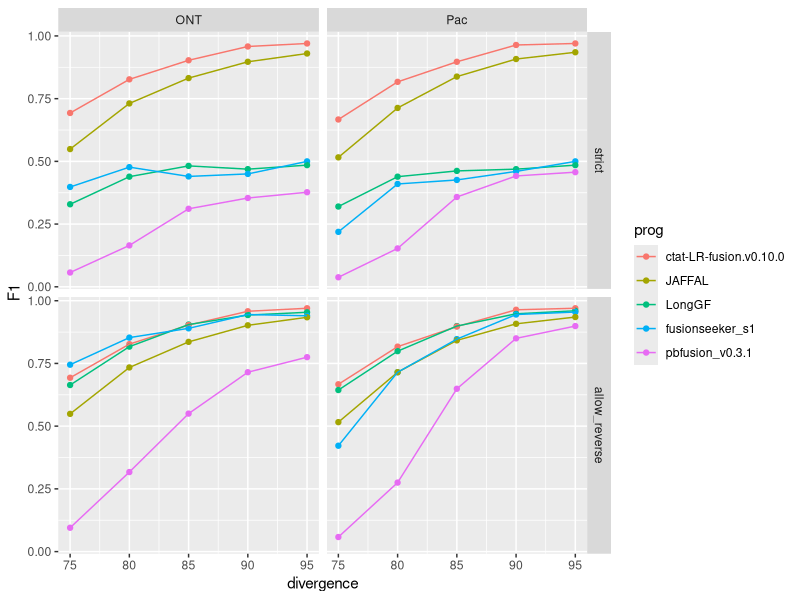
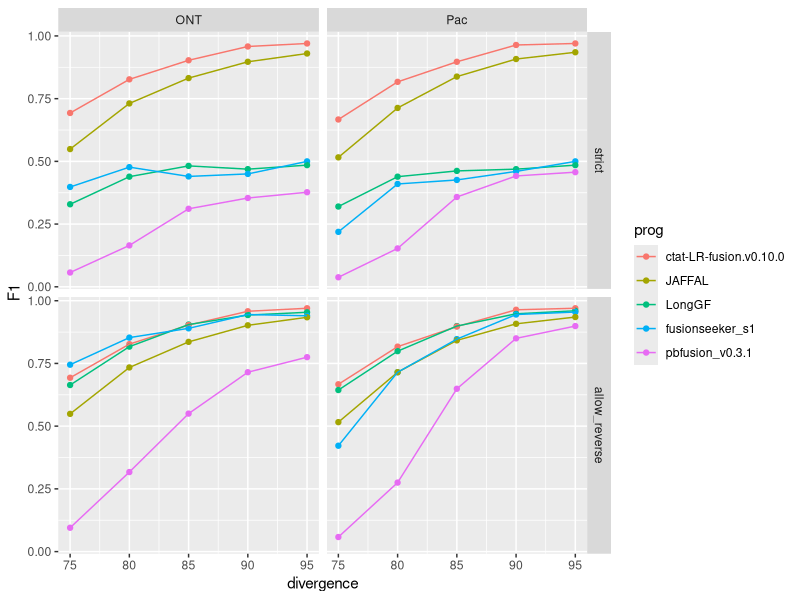

These figures' R source, in order:
## ---- chunk 1
knitr::opts_chunk$set(echo = TRUE)
library(tidyverse)
## ---- chunk 2

strict_results = read.table("data/strict.combined_results.ROC.tsv", header=T, sep="\t", stringsAsFactors = F)
strict_results$analysisType="strict"

allow_reverse_results = read.table("data/allow_reverse.combined_results.ROC.tsv", header=T, sep="\t", stringsAsFactors = F)
allow_reverse_results$analysisType="allow_reverse"


## ---- chunk 3

data = bind_rows(strict_results,
                 allow_reverse_results)


## ---- chunk 4

data = data %>% filter(prog %in% c(
                                   'pbfusion_v0.3.1',
                                   'fusionseeker_s1',
                                   'LongGF',
                                   'JAFFAL',
                                   'ctat-LR-fusion.v0.10.0')
                       )


## ---- chunk 5

max_F1_data = data %>% group_by(analysisType, prog, seqtype, divergence) %>% 
    arrange(desc(F1)) %>% filter(row_number() == 1) %>% ungroup()


# rank programs 

ranked_progs = max_F1_data  %>% group_by(prog) %>% summarize(mean_F1 = mean(F1)) %>% arrange(desc(mean_F1))

max_F1_data$prog = factor(max_F1_data$prog, levels=ranked_progs$prog)

max_F1_data$analysisType = factor(max_F1_data$analysisType, levels=c('strict', 'allow_reverse'))


## ---- chunk 6

p_linepoint = max_F1_data %>% 
    filter(analysisType %in% c('strict', 'allow_reverse')) %>%
    ggplot() + 
    geom_point(aes(x=divergence, y=F1, color=prog)) +
    geom_line(aes(x=divergence, y=F1, group=prog, color=prog)) +
    facet_grid(vars(analysisType), vars(seqtype))


p_linepoint

## ---- chunk 7

ggsave(p_linepoint, filename="jaffal_simdata_accuracy.paperfig.pdf", width=8, height=7)
